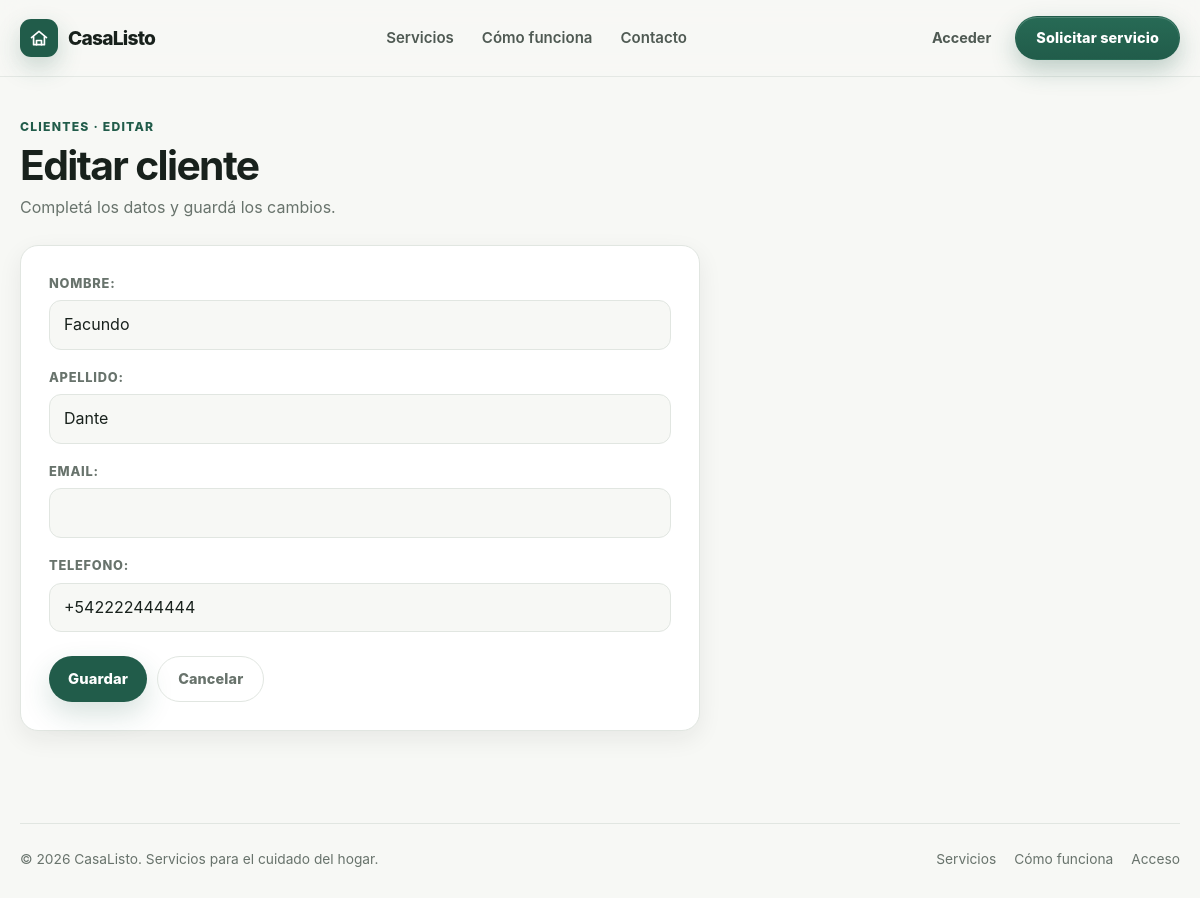
The app's page /servicio/cliente/5/update/ with its own data.
### servicio/models.py (models this page shows, shortened)
class Cliente(models.Model):
    nombre = models.CharField(validators=[ValidarTextoEspañol()])
    apellido = models.CharField(validators=[ValidarTextoEspañol()])
    email = models.EmailField(unique=True, blank=True, null=True)
    telefono = models.CharField(unique=True, validators=[ValidarTelefono()])
    class Meta:
        verbose_name = "Cliente"
        verbose_name_plural = "Clientes"

### servicio/views/cliente.py (the view, shortened to what this page needs)
# urls.py: path("cliente/<int:pk>/update/", ClienteUpdate.as_view(), name="cliente_update"),
class ClienteUpdate(SuccessMessageMixin, UpdateView):
    model = Cliente
    form_class = ClienteForm
    template_name = "servicio/cliente_form.html"
    success_url = reverse_lazy("servicio:cliente_list")
    success_message = "Cliente actualizado correctamente."

### servicio/forms.py
class ClienteForm(forms.ModelForm):
    class Meta:
        model = Cliente
        fields = "__all__"

### servicio/templates/servicio/cliente_form.html (shortened to what this page needs)
{% extends "core/base.html" %}
{% load static %}
{% block style %}
    <link rel="stylesheet" href="{% static 'core/form.css' %}" />
{% endblock style %}
{% block content %}
    <div class="container page">
        <div class="page-header">
            <div>
                <p class="page-eyebrow">Clientes · {% if form.instance.pk %}Editar{% else %}Crear{% endif %}</p>
                <h1>
                    {% if form.instance.pk %}
                        Editar cliente
                    {% else %}
                        Nuevo cliente
                    {% endif %}
                </h1>
                <p class="page-subtitle">Completá los datos y guardá los cambios.</p>
            </div>
        </div>
        <form class="form-categoria" method="post">
            {{ form.as_p }}
            <div class="form-actions">
                <button class="btn btn-primary" type="submit">Guardar</button>
                <a class="btn btn-ghost" href="{% url 'servicio:cliente_list' %}">Cancelar</a>
            </div>
        </form>
    </div>
{% endblock content %}

### core/static/core/base.css (style rules this page uses)
:root { --bg: #f7f8f5; --surface: #ffffff; --surface-soft: #eef2ec; --text: #18211c; --muted: #68736c; --primary: #215c4a; --primary-dark: #174637; --accent: #dcefd5; --border: #e1e6e1; --danger: #b3452f; --danger-dark: #8f3523; --danger-soft: #fbeeea; --shadow: 0 18px 45px rgba(24, 33, 28, 0.08); --shadow-sm: 0 8px 24px rgba(24, 33, 28, 0.07); --radius-lg: 28px; --radius-md: 18px; --radius-sm: 12px; --max-width: 1180px; }
* { box-sizing: border-box; }
html { scroll-behavior: smooth; }
body { margin: 0; font-family: Inter, ui-sans-serif, system-ui, -apple-system, BlinkMacSystemFont, "Segoe UI", sans-serif; color: var(--text); background: var(--bg); line-height: 1.6; }
a { color: inherit; text-decoration: none; }
button, a { -webkit-tap-highlight-color: transparent; }
.container { width: min(100% - 40px, var(--max-width)); margin-inline: auto; }
.page { padding: 40px 0 64px; }
.page h1 { margin: 0; font-size: clamp(1.9rem, 3.4vw, 2.7rem); line-height: 1.05; letter-spacing: -0.04em; }

### core/static/core/components.css (style rules this page uses)
.btn { display: inline-flex; align-items: center; justify-content: center; gap: 10px; min-height: 44px; padding: 0 20px; border-radius: 999px; border: 1px solid transparent; font-size: .9rem; font-weight: 800; letter-spacing: .01em; line-height: 1; white-space: nowrap; cursor: pointer; user-select: none; transition: transform .2s ease, box-shadow .2s ease, background .2s ease, border-color .2s ease; }
.btn-primary { background: linear-gradient(180deg, #276a55 0%, var(--primary) 100%); color: white; box-shadow: 0 10px 24px rgba(33, 92, 74, .28), inset 0 1px 0 rgba(255, 255, 255, .18); }
.btn-ghost { background: transparent; border-color: var(--border); color: var(--muted); min-height: 42px; }
.page-header { display: flex; align-items: end; justify-content: space-between; gap: 20px; margin-bottom: 24px; flex-wrap: wrap; }
.page-eyebrow { margin: 0 0 8px; color: var(--primary); font-size: .76rem; font-weight: 800; letter-spacing: .1em; text-transform: uppercase; }
.page-subtitle { margin: 8px 0 0; color: var(--muted); max-width: 560px; }

### core/static/core/form.css (style rules this page uses)
.form-categoria { max-width: 680px; padding: 28px; background: var(--surface); border: 1px solid var(--border); border-radius: var(--radius-md); box-shadow: var(--shadow-sm); }
.form-categoria p { margin: 0 0 18px; }
.form-categoria p:last-of-type { margin-bottom: 24px; }
.form-categoria label { display: block; margin-bottom: 6px; font-size: .8rem; font-weight: 800; text-transform: uppercase; letter-spacing: .06em; color: var(--muted); }
.form-categoria input, .form-categoria textarea, .form-categoria select { width: 100%; padding: 11px 14px; border: 1px solid var(--border); border-radius: var(--radius-sm); background: var(--bg); color: var(--text); font: inherit; transition: border-color .2s ease, box-shadow .2s ease; }
.form-categoria .btn { cursor: pointer; }
.form-categoria button[type="submit"] { display: inline-flex; align-items: center; justify-content: center; gap: 8px; min-height: 46px; padding: 0 18px; border: 1px solid transparent; border-radius: 999px; background: var(--primary); color: white; font-family: inherit; font-size: .92rem; font-weight: 800; cursor: pointer; box-shadow: 0 12px 28px rgba(33, 92, 74, .18); transition: transform .2s ease, background .2s ease; }
.form-actions { display: flex; gap: 10px; flex-wrap: wrap; margin-top: 4px; }

### records on screen
Cliente: nombre "Facundo", apellido "Dante", telefono "+542222444444"
